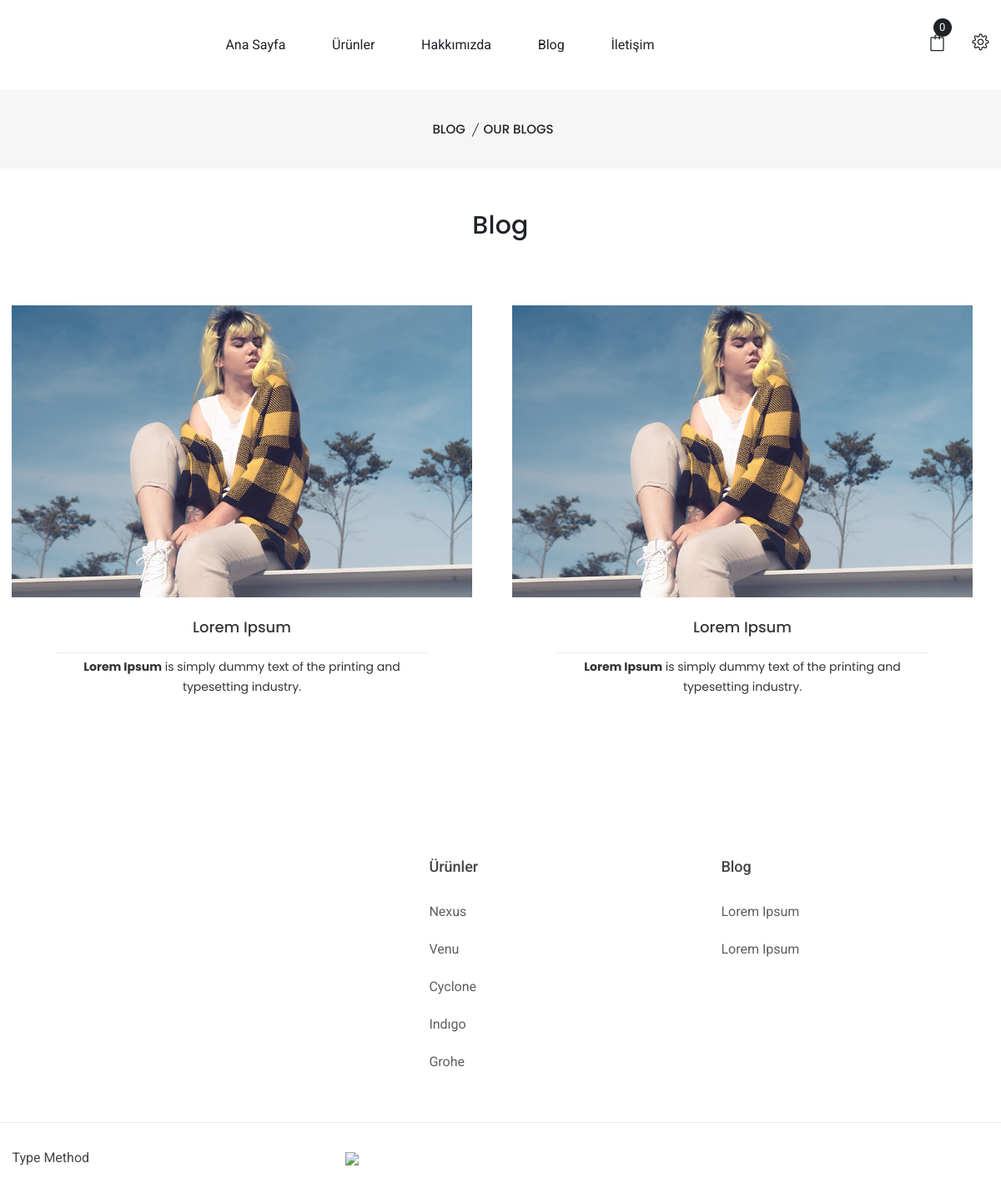
The app's page /blog/list/ with its own data.
### yoga/models.py (models this page shows, shortened)
class Blog(models.Model):
    image = models.ImageField(upload_to='products/%y/%m/%d', blank=True, verbose_name='Resim : (550x350)')
    list = models.ImageField(upload_to='products/%y/%m/%d', blank=True, verbose_name='Resim : (850x530)')
    title = models.CharField(max_length=1000, default='Title')
    mini_info = RichTextUploadingField()
    info = RichTextUploadingField()
    slug = models.SlugField(max_length=200, db_index=True)
    def get_absolute_url(self):
        return reverse('yoga:blog_detail',args=[self.slug])

### shop/models.py (models this page shows, shortened)
class Category(models.Model):
    image = models.ImageField(upload_to='products/%y/%m/%d', blank=True,verbose_name='(250x250)')
    name = models.CharField(max_length=20, db_index=True)
    slug = models.SlugField(max_length=20, db_index=True, unique=True)
    def get_absolute_url(self):
        return reverse('shop:product_list_by_show', args=[self.slug])

### yoga/views.py (the view)
# urls.py: path('list/',views.blog_list,name='list'),
def blog_list(request):
    cart = Cart(request)
    blogs = Blog.objects.all().order_by('-id')
    blogs = Blog.objects.all().order_by('-id')
    cate = Category.objects.all()
    done = kvvk.objects.all()
    context= {
        'blogs' : blogs,
        'cate':cate,
        'cart':cart,
        'done':done,
        'blogs':blogs
    }
    return render(request, 'central/blog.html', context)

### yoga/templates/central/blog.html (shortened to what this page needs)
{% extends "base.html" %}
{% load static i18n %}
{% block content %}
<div class="breadcrumb-area pt-35 pb-35 bg-gray">
        <div class="container">
            <div class="breadcrumb-content text-center">
                <ul>
                    <li>
                        <a href="index.html">Blog</a>
                    </li>
                    <li class="active">Our Blogs</li>
                </ul>
            </div>
        </div>
    </div>
    <div class="blog-area pt-50 pb-65">
        <div class="container">
            <div class="section-title text-center pb-60">
                <h2>Blog </h2>
            </div>
            <div class="row">
                {% for product in blogs %}
                <div class="col-lg-6 col-md-6">
                    <div class="blog-wrap mb-30 mr-20 text-center scroll-zoom">
                        <div class="blog-img mb-25">
                            <a href="{{product.get_absolute_url}}"><img src="{% if product.image %}{{ product.image.url }}{% endif %}" alt=""></a>
                        </div>
                        <div class="blog-content">
                            <h3><a href="{{product.get_absolute_url}}">{{product.title}}</a></h3>
                                <br>
                            <p>{{product.mini_info | safe}}</p>
                        </div>
                    </div>
                </div>
                {% endfor %}
            </div>
        </div>
    </div>
{% endblock %}

### yoga/templates/footer.html (shortened to what this page needs)
{% load static %}
<footer class="footer-area pt-100">
        <div class="container">
            <div class="footer-top-2 pb-20">
                <div class="row">
                    <div class="col-lg-4 col-md-4 col-sm-12 col-12">
                        <div class="footer-widget mb-40">
                        </div>
                    </div>
                    <div class="col-lg-4 col-md-4 col-sm-4 col-6">
                        <div class="footer-widget mb-40 pl-100">
                            <div class="footer-title">
                                <h3>Ürünler</h3>
                            </div>
                            <div class="footer-list">
                                <ul>
                                    {% for product in cate %}
                                    <li><a href="{{product.get_absolute_url}}">{{product.name}}</a></li>
                                    {% endfor %}
                                </ul>
                            </div>
                        </div>
                    </div>
                    <div class="col-lg-4 col-md-4 col-sm-4 col-6">
                        <div class="footer-widget mb-40 pl-50">
                            <div class="footer-title">
                                <h3>Blog</h3>
                            </div>
                            <div class="footer-list">
                                <ul>
                                    {% for product in blogs %}
                                    <li><a href="{{product.get_absolute_url}}">{{product.title}}</a></li>
                                    {% endfor %}
                                </ul>
                            </div>
                        </div>
                    </div>
                </div>
            </div>
        </div>
        <div class="footer-bottom border-top-2 pt-30">
            <div class="container">
                <div class="row align-items-center">
                    <div class="col-lg-4 col-md-4 col-sm-6 col-12">
                        <div class="copyright-2 pb-30">
                                <p>Type Method</p>
                        </div>
                    </div>
                   <div class="col-lg-4 col-md-4 col-sm-6 col-12">
                        <div class=" pb-30">
                            <a href="/"><img width="300" src="{% static 'visa.png'%}"></a>
                        </div>
                    </div>
                </div>
            </div>
        </div>
    </footer>

### records on screen
Blog: image (picture), title "Lorem Ipsum", mini_info "Lorem Ipsum is simply dummy text of the printing and typesetting industry."
Blog: image (picture), title "Lorem Ipsum", mini_info "Lorem Ipsum is simply dummy text of the printing and typesetting industry."
Category: name "Nexus"
Category: name "Venu"
Category: name "Cyclone"
Category: name "Indıgo"
Category: name "Grohe"
